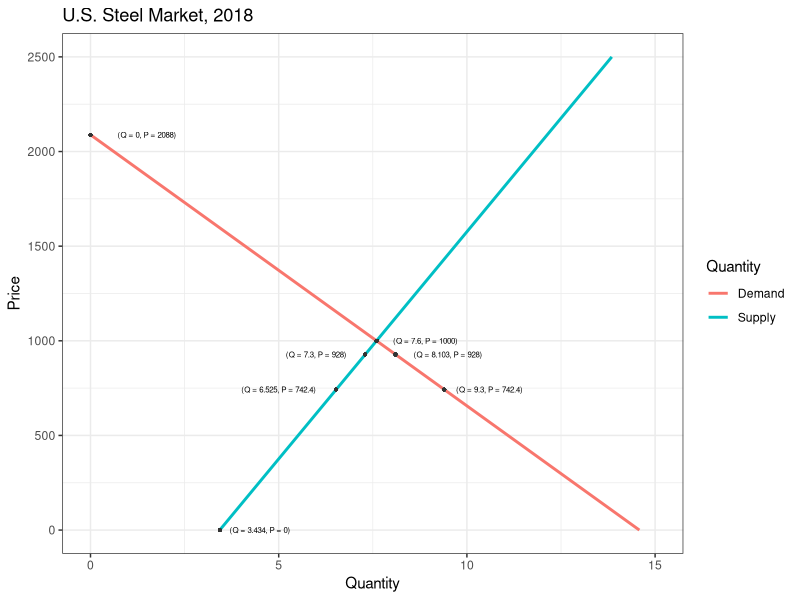

Reproduce this figure in R.
## ---- chunk 1
knitr::opts_chunk$set(echo = TRUE)
library(here)
library(ggplot2)
library(tidyr)
## ---- chunk 2
prices <- 0:2500
d <- data.frame(
  Price = prices,
  Demand = -0.006982157 * prices + 14.58216,
  Supply = .004166 * prices + 3.434
)
ggplot(data = gather(d, key = Quantity, value = Value, -Price)) + 
  geom_line(aes(x = Value, y = Price, color = Quantity), size = 1) +
  geom_point(x = 7.6, y = 1000, size = 0.5, color = "grey20") +
  geom_point(x = 7.3, y = 928, size = 0.5, color = "grey20") +
  geom_point(x = 8.103, y = 928, size = 0.5, color = "grey20") +
  geom_point(x = 6.525, y = 742.4, size = 0.5, color = "grey20") +
  geom_point(x = 9.4, y = 742.4, size = 0.5, color = "grey20") +
  geom_point(x = 0, y = 2088, size = 0.5, color = "grey20") +
  geom_point(x = 3.434, y = 0, size = 0.5, color = "grey20") +
  annotate("text", x = 8.9, y = 1000, label = "(Q = 7.6, P = 1000)", size = 2, align = "right") +
  annotate("text", x = 6, y = 928, label = "(Q = 7.3, P = 928)", size = 2, align = "right") +
  annotate("text", x = 9.5, y = 928, label = "(Q = 8.103, P = 928)", size = 2, align = "right") +
  annotate("text", x = 5, y = 743, label = "(Q = 6.525, P = 742.4)", size = 2, align = "right") +
  annotate("text", x = 10.6, y = 743, label = "(Q = 9.3, P = 742.4)", size = 2, align = "right") +
  annotate("text", x = 1.5, y = 2088, label = "(Q = 0, P = 2088)", size = 2, align = "right") +
  annotate("text", x = 4.5, y = 0, label = "(Q = 3.434, P = 0)", size = 2, align = "right") +
  xlim(0, 15) +
  xlab("Quantity") + ggtitle("U.S. Steel Market, 2018") + theme_bw()
## ---- chunk 3
#Values for rubric

# No Trade Scenario
CS_aut <- (2088 - 1000)*7.6*0.5
PS_aut <- 3.434 * 1000 + 1000*(7.6 - 3.434)*0.5

# Trade
CS_ft <- 9.3 * (2088 - 742.4) * 0.5
PS_ft <- 742.4 * 3.434 + 0.5 * (6.525 - 3.434) * 742.4

# Trade with Tariff
CS_t <- 8.103 * (2088 - 928) * 0.5
PS_t <- 928 * 3.434 + 0.5 * (7.3 - 3.434) * 928 



